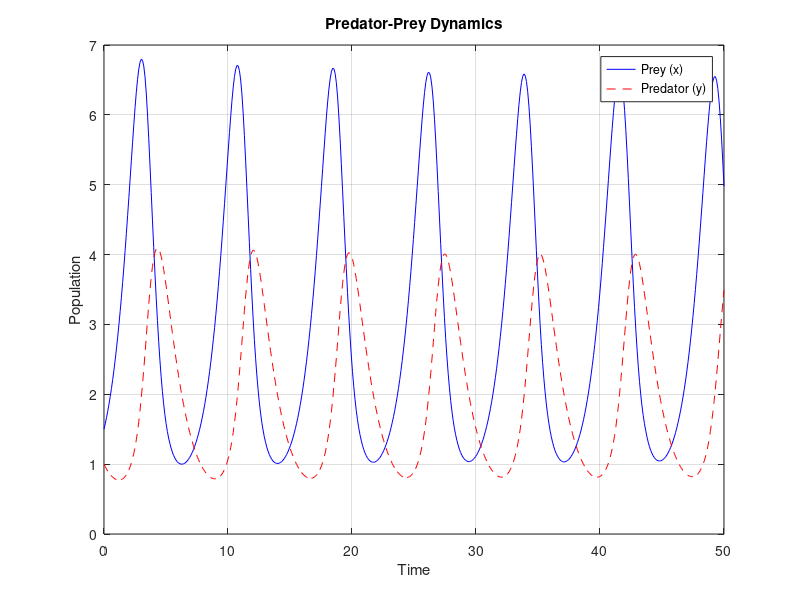
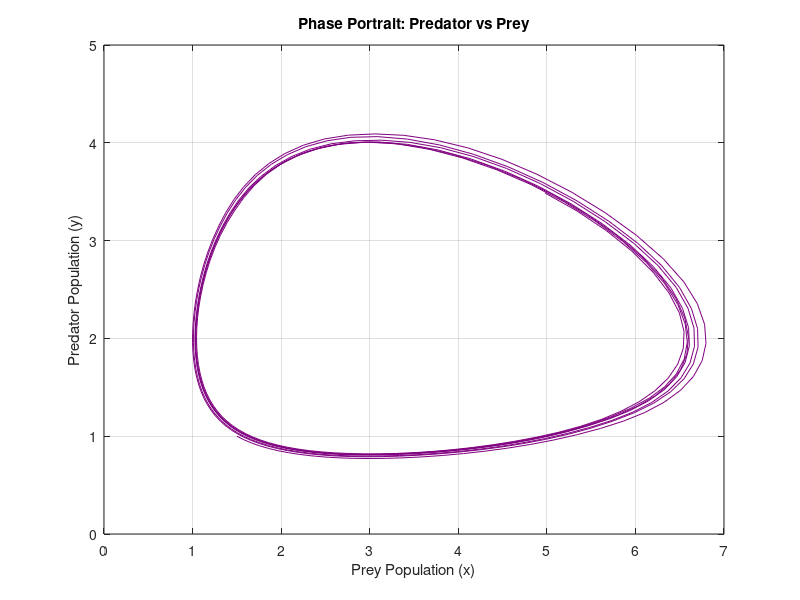

The MATLAB script that drew these images, in order:
function predator_prey_simulation()
    % Time span and initial conditions
    t0 = 0;
    tf = 50;
    z0 = [1.5; 1];
    t = linspace(t0, tf, 500);

    % Solve the system using ode45
    [t_out, z_out] = ode45(@predator_prey, t, z0);

    % Plot time series
    figure;
    plot(t_out, z_out(:,1), 'b', 'DisplayName', 'Prey (x)');
    hold on;
    plot(t_out, z_out(:,2), 'r--', 'DisplayName', 'Predator (y)');
    xlabel('Time');
    ylabel('Population');
    title('Predator-Prey Dynamics');
    legend show;
    grid on;
    hold off;

    % Plot phase portrait
    figure;
    plot(z_out(:,1), z_out(:,2), 'color', [0.5 0 0.5]);
    xlabel('Prey Population (x)');
    ylabel('Predator Population (y)');
    title('Phase Portrait: Predator vs Prey');
    grid on;
    
    % ✅ Wait until user closes the last plot window
    waitfor(gcf);
    
    % --- Nested function for ODE system ---
    function dz = predator_prey(t, z)
        x = z(1);
        y = z(2);
        dx = x - 0.5 * x * y;
        dy = -0.75 * y + 0.25 * x * y;
        dz = [dx; dy];
    end
end

